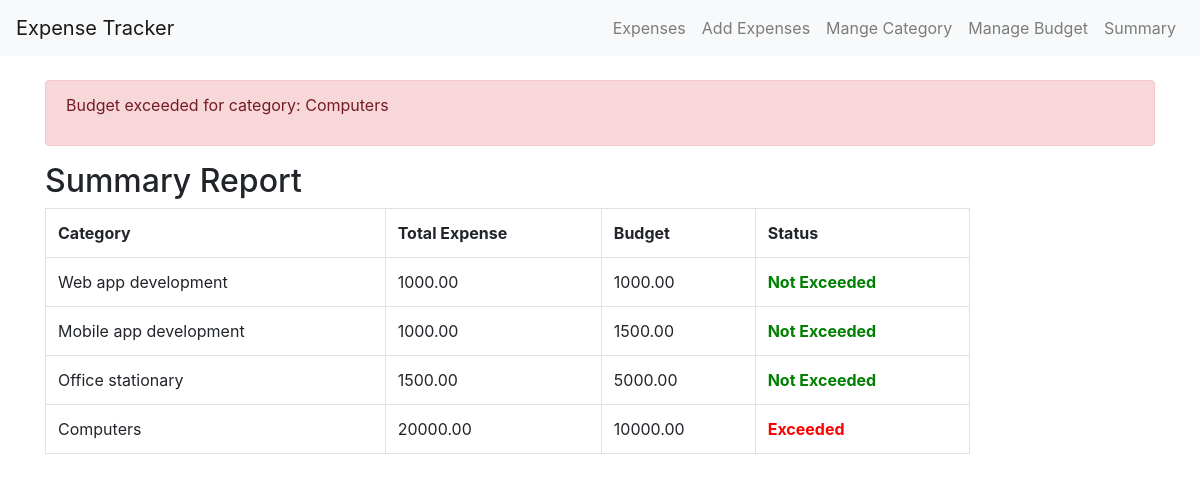
The page /summary/ on the database its author committed.
### expenses/models.py (models this page shows, shortened)
class Category(models.Model):
    name = models.CharField(max_length=100)

class Budget(models.Model):
    category = models.ForeignKey(Category, on_delete=models.CASCADE)
    amount = models.DecimalField(max_digits=10, decimal_places=2)

### expenses/views.py (the view)
# urls.py: path('summary/', views.summary, name='summary'),
def summary(request):
    categories = Category.objects.all()
    summary_data = []
    for category in categories:
        expenses = Expense.objects.filter(category=category)
        total_expense = sum(expense.amount for expense in expenses)
        budget = Budget.objects.filter(category=category).first()
        budget_amount = budget.amount if budget else 0
        exceeded = total_expense > budget_amount
        summary_data.append({
            'category': category.name,
            'total_expense': total_expense,
            'budget': budget_amount,
            'exceeded': exceeded
        })
        if exceeded:
            messages.warning(request, f'Budget exceeded for category: {category.name}')
    return render(request, 'expenses/summary.html', {'summary_data': summary_data})

### expenses/templates/expenses/summary.html
{% extends 'expenses/base.html' %}
{% load static %}
{% block content %}
<h2>Summary Report</h2>
<table class="table table-bordered col-md-10">
    <tr>
        <th>Category</th>
        <th>Total Expense</th>
        <th>Budget</th>
        <th>Status</th>
    </tr>
    {% for data in summary_data %}
    <tr>
        <td>{{ data.category }}</td>
        <td>{{ data.total_expense }}</td>
        <td>{{ data.budget }}</td>
        <td>{% if data.exceeded == True %}
            <span style="color: red; font-weight: bold;">Exceeded</span>
            {% else %}<span style="color: green; font-weight: bold;">Not Exceeded</span>
            {% endif %}
        </td>
    </tr>
    {% endfor %}
</table>
</div>
{% endblock %}

### rows shown on the page
Category: category "Web app development"
Budget: budget "1000.00"
Category: category "Mobile app development"
Budget: budget "1500.00"
Category: category "Office stationary"
Budget: budget "5000.00"
Category: category "Computers"
Budget: budget "10000.00"

### other values the page prints
{{ message }} "Budget exceeded for category: Computers"
{{ data.total_expense }} "1000.00" "1000.00" "1500.00" "20000.00"
